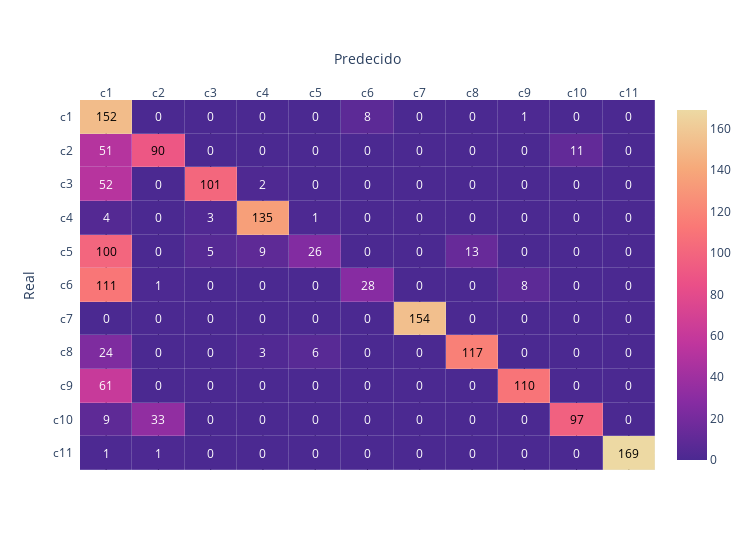

Here is the notebook cell this chart was saved with:
### Markdown cell above
<h6 style="color: black; background-color:#FF9933; padding: 5px; border-radius: 5px; width: 95%; font-size: 16px">
    Matriz de Confusión
</h6>

### Code cell
plot_multiclass_confusion_matrix(metricsPML2['matriz_confusion'])

### Figure 1 — Plotly figure (JSON) as saved in the notebook; plotly's stock layout.template omitted (floating-point values rounded to 4 significant figures)
{"data": [{"colorscale": [[0, "rgb(75, 41, 145)"], [0.1667, "rgb(135, 44, 162)"], [0.3333, "rgb(192, 54, 157)"], [0.5, "rgb(234, 79, 136)"], [0.6667, "rgb(250, 120, 118)"], [0.8333, "rgb(246, 169, 122)"], [1, "rgb(237, 217, 163)"]], "reversescale": false, "showscale": true, "type": "heatmap", "x": ["c1", "c2", "c3", "c4", "c5", "c6", "c7", "c8", "c9", "c10", "c11"], "xgap": 0.2, "y": ["c11", "c10", "c9", "c8", "c7", "c6", "c5", "c4", "c3", "c2", "c1"], "ygap": 0.2, "z": [[1, 1, 0, 0, 0, 0, 0, 0, 0, 0, 169], [9, 33, 0, 0, 0, 0, 0, 0, 0, 97, 0], [61, 0, 0, 0, 0, 0, 0, 0, 110, 0, 0], [24, 0, 0, 3, 6, 0, 0, 117, 0, 0, 0], [0, 0, 0, 0, 0, 0, 154, 0, 0, 0, 0], [111, 1, 0, 0, 0, 28, 0, 0, 8, 0, 0], [100, 0, 5, 9, 26, 0, 0, 13, 0, 0, 0], [4, 0, 3, 135, 1, 0, 0, 0, 0, 0, 0], [52, 0, 101, 2, 0, 0, 0, 0, 0, 0, 0], [51, 90, 0, 0, 0, 0, 0, 0, 0, 11, 0], [152, 0, 0, 0, 0, 8, 0, 0, 1, 0, 0]]}], "layout": {"annotations": [{"font": {"color": "#FFFFFF"}, "showarrow": false, "text": "1", "x": "c1", "xref": "x", "y": "c11", "yref": "y"}, {"font": {"color": "#FFFFFF"}, "showarrow": false, "text": "1", "x": "c2", "xref": "x", "y": "c11", "yref": "y"}, {"font": {"color": "#FFFFFF"}, "showarrow": false, "text": "0", "x": "c3", "xref": "x", "y": "c11", "yref": "y"}, {"font": {"color": "#FFFFFF"}, "showarrow": false, "text": "0", "x": "c4", "xref": "x", "y": "c11", "yref": "y"}, {"font": {"color": "#FFFFFF"}, "showarrow": false, "text": "0", "x": "c5", "xref": "x", "y": "c11", "yref": "y"}, {"font": {"color": "#FFFFFF"}, "showarrow": false, "text": "0", "x": "c6", "xref": "x", "y": "c11", "yref": "y"}, {"font": {"color": "#FFFFFF"}, "showarrow": false, "text": "0", "x": "c7", "xref": "x", "y": "c11", "yref": "y"}, {"font": {"color": "#FFFFFF"}, "showarrow": false, "text": "0", "x": "c8", "xref": "x", "y": "c11", "yref": "y"}, {"font": {"color": "#FFFFFF"}, "showarrow": false, "text": "0", "x": "c9", "xref": "x", "y": "c11", "yref": "y"}, {"font": {"color": "#FFFFFF"}, "showarrow": false, "text": "0", "x": "c10", "xref": "x", "y": "c11", "yref": "y"}, {"font": {"color": "#000000"}, "showarrow": false, "text": "169", "x": "c11", "xref": "x", "y": "c11", "yref": "y"}, {"font": {"color": "#FFFFFF"}, "showarrow": false, "text": "9", "x": "c1", "xref": "x", "y": "c10", "yref": "y"}, {"font": {"color": "#FFFFFF"}, "showarrow": false, "text": "33", "x": "c2", "xref": "x", "y": "c10", "yref": "y"}, {"font": {"color": "#FFFFFF"}, "showarrow": false, "text": "0", "x": "c3", "xref": "x", "y": "c10", "yref": "y"}, {"font": {"color": "#FFFFFF"}, "showarrow": false, "text": "0", "x": "c4", "xref": "x", "y": "c10", "yref": "y"}, {"font": {"color": "#FFFFFF"}, "showarrow": false, "text": "0", "x": "c5", "xref": "x", "y": "c10", "yref": "y"}, {"font": {"color": "#FFFFFF"}, "showarrow": false, "text": "0", "x": "c6", "xref": "x", "y": "c10", "yref": "y"}, {"font": {"color": "#FFFFFF"}, "showarrow": false, "text": "0", "x": "c7", "xref": "x", "y": "c10", "yref": "y"}, {"font": {"color": "#FFFFFF"}, "showarrow": false, "text": "0", "x": "c8", "xref": "x", "y": "c10", "yref": "y"}, {"font": {"color": "#FFFFFF"}, "showarrow": false, "text": "0", "x": "c9", "xref": "x", "y": "c10", "yref": "y"}, {"font": {"color": "#000000"}, "showarrow": false, "text": "97", "x": "c10", "xref": "x", "y": "c10", "yref": "y"}, {"font": {"color": "#FFFFFF"}, "showarrow": false, "text": "0", "x": "c11", "xref": "x", "y": "c10", "yref": "y"}, {"font": {"color": "#FFFFFF"}, "showarrow": false, "text": "61", "x": "c1", "xref": "x", "y": "c9", "yref": "y"}, {"font": {"color": "#FFFFFF"}, "showarrow": false, "text": "0", "x": "c2", "xref": "x", "y": "c9", "yref": "y"}, {"font": {"color": "#FFFFFF"}, "showarrow": false, "text": "0", "x": "c3", "xref": "x", "y": "c9", "yref": "y"}, {"font": {"color": "#FFFFFF"}, "showarrow": false, "text": "0", "x": "c4", "xref": "x", "y": "c9", "yref": "y"}, {"font": {"color": "#FFFFFF"}, "showarrow": false, "text": "0", "x": "c5", "xref": "x", "y": "c9", "yref": "y"}, {"font": {"color": "#FFFFFF"}, "showarrow": false, "text": "0", "x": "c6", "xref": "x", "y": "c9", "yref": "y"}, {"font": {"color": "#FFFFFF"}, "showarrow": false, "text": "0", "x": "c7", "xref": "x", "y": "c9", "yref": "y"}, {"font": {"color": "#FFFFFF"}, "showarrow": false, "text": "0", "x": "c8", "xref": "x", "y": "c9", "yref": "y"}, {"font": {"color": "#000000"}, "showarrow": false, "text": "110", "x": "c9", "xref": "x", "y": "c9", "yref": "y"}, {"font": {"color": "#FFFFFF"}, "showarrow": false, "text": "0", "x": "c10", "xref": "x", "y": "c9", "yref": "y"}, {"font": {"color": "#FFFFFF"}, "showarrow": false, "text": "0", "x": "c11", "xref": "x", "y": "c9", "yref": "y"}, {"font": {"color": "#FFFFFF"}, "showarrow": false, "text": "24", "x": "c1", "xref": "x", "y": "c8", "yref": "y"}, {"font": {"color": "#FFFFFF"}, "showarrow": false, "text": "0", "x": "c2", "xref": "x", "y": "c8", "yref": "y"}, {"font": {"color": "#FFFFFF"}, "showarrow": false, "text": "0", "x": "c3", "xref": "x", "y": "c8", "yref": "y"}, {"font": {"color": "#FFFFFF"}, "showarrow": false, "text": "3", "x": "c4", "xref": "x", "y": "c8", "yref": "y"}, {"font": {"color": "#FFFFFF"}, "showarrow": false, "text": "6", "x": "c5", "xref": "x", "y": "c8", "yref": "y"}, {"font": {"color": "#FFFFFF"}, "showarrow": false, "text": "0", "x": "c6", "xref": "x", "y": "c8", "yref": "y"}, {"font": {"color": "#FFFFFF"}, "showarrow": false, "text": "0", "x": "c7", "xref": "x", "y": "c8", "yref": "y"}, {"font": {"color": "#000000"}, "showarrow": false, "text": "117", "x": "c8", "xref": "x", "y": "c8", "yref": "y"}, {"font": {"color": "#FFFFFF"}, "showarrow": false, "text": "0", "x": "c9", "xref": "x", "y": "c8", "yref": "y"}, {"font": {"color": "#FFFFFF"}, "showarrow": false, "text": "0", "x": "c10", "xref": "x", "y": "c8", "yref": "y"}, {"font": {"color": "#FFFFFF"}, "showarrow": false, "text": "0", "x": "c11", "xref": "x", "y": "c8", "yref": "y"}, {"font": {"color": "#FFFFFF"}, "showarrow": false, "text": "0", "x": "c1", "xref": "x", "y": "c7", "yref": "y"}, {"font": {"color": "#FFFFFF"}, "showarrow": false, "text": "0", "x": "c2", "xref": "x", "y": "c7", "yref": "y"}, {"font": {"color": "#FFFFFF"}, "showarrow": false, "text": "0", "x": "c3", "xref": "x", "y": "c7", "yref": "y"}, {"font": {"color": "#FFFFFF"}, "showarrow": false, "text": "0", "x": "c4", "xref": "x", "y": "c7", "yref": "y"}, {"font": {"color": "#FFFFFF"}, "showarrow": false, "text": "0", "x": "c5", "xref": "x", "y": "c7", "yref": "y"}, {"font": {"color": "#FFFFFF"}, "showarrow": false, "text": "0", "x": "c6", "xref": "x", "y": "c7", "yref": "y"}, {"font": {"color": "#000000"}, "showarrow": false, "text": "154", "x": "c7", "xref": "x", "y": "c7", "yref": "y"}, {"font": {"color": "#FFFFFF"}, "showarrow": false, "text": "0", "x": "c8", "xref": "x", "y": "c7", "yref": "y"}, {"font": {"color": "#FFFFFF"}, "showarrow": false, "text": "0", "x": "c9", "xref": "x", "y": "c7", "yref": "y"}, {"font": {"color": "#FFFFFF"}, "showarrow": false, "text": "0", "x": "c10", "xref": "x", "y": "c7", "yref": "y"}, {"font": {"color": "#FFFFFF"}, "showarrow": false, "text": "0", "x": "c11", "xref": "x", "y": "c7", "yref": "y"}, {"font": {"color": "#000000"}, "showarrow": false, "text": "111", "x": "c1", "xref": "x", "y": "c6", "yref": "y"}, {"font": {"color": "#FFFFFF"}, "showarrow": false, "text": "1", "x": "c2", "xref": "x", "y": "c6", "yref": "y"}, {"font": {"color": "#FFFFFF"}, "showarrow": false, "text": "0", "x": "c3", "xref": "x", "y": "c6", "yref": "y"}, {"font": {"color": "#FFFFFF"}, "showarrow": false, "text": "0", "x": "c4", "xref": "x", "y": "c6", "yref": "y"}, {"font": {"color": "#FFFFFF"}, "showarrow": false, "text": "0", "x": "c5", "xref": "x", "y": "c6", "yref": "y"}, {"font": {"color": "#FFFFFF"}, "showarrow": false, "text": "28", "x": "c6", "xref": "x", "y": "c6", "yref": "y"}, {"font": {"color": "#FFFFFF"}, "showarrow": false, "text": "0", "x": "c7", "xref": "x", "y": "c6", "yref": "y"}, {"font": {"color": "#FFFFFF"}, "showarrow": false, "text": "0", "x": "c8", "xref": "x", "y": "c6", "yref": "y"}, {"font": {"color": "#FFFFFF"}, "showarrow": false, "text": "8", "x": "c9", "xref": "x", "y": "c6", "yref": "y"}, {"font": {"color": "#FFFFFF"}, "showarrow": false, "text": "0", "x": "c10", "xref": "x", "y": "c6", "yref": "y"}, {"font": {"color": "#FFFFFF"}, "showarrow": false, "text": "0", "x": "c11", "xref": "x", "y": "c6", "yref": "y"}, {"font": {"color": "#000000"}, "showarrow": false, "text": "100", "x": "c1", "xref": "x", "y": "c5", "yref": "y"}, {"font": {"color": "#FFFFFF"}, "showarrow": false, "text": "0", "x": "c2", "xref": "x", "y": "c5", "yref": "y"}, {"font": {"color": "#FFFFFF"}, "showarrow": false, "text": "5", "x": "c3", "xref": "x", "y": "c5", "yref": "y"}, {"font": {"color": "#FFFFFF"}, "showarrow": false, "text": "9", "x": "c4", "xref": "x", "y": "c5", "yref": "y"}, {"font": {"color": "#FFFFFF"}, "showarrow": false, "text": "26", "x": "c5", "xref": "x", "y": "c5", "yref": "y"}, {"font": {"color": "#FFFFFF"}, "showarrow": false, "text": "0", "x": "c6", "xref": "x", "y": "c5", "yref": "y"}, {"font": {"color": "#FFFFFF"}, "showarrow": false, "text": "0", "x": "c7", "xref": "x", "y": "c5", "yref": "y"}, {"font": {"color": "#FFFFFF"}, "showarrow": false, "text": "13", "x": "c8", "xref": "x", "y": "c5", "yref": "y"}, {"font": {"color": "#FFFFFF"}, "showarrow": false, "text": "0", "x": "c9", "xref": "x", "y": "c5", "yref": "y"}, {"font": {"color": "#FFFFFF"}, "showarrow": false, "text": "0", "x": "c10", "xref": "x", "y": "c5", "yref": "y"}, {"font": {"color": "#FFFFFF"}, "showarrow": false, "text": "0", "x": "c11", "xref": "x", "y": "c5", "yref": "y"}, {"font": {"color": "#FFFFFF"}, "showarrow": false, "text": "4", "x": "c1", "xref": "x", "y": "c4", "yref": "y"}, {"font": {"color": "#FFFFFF"}, "showarrow": false, "text": "0", "x": "c2", "xref": "x", "y": "c4", "yref": "y"}, {"font": {"color": "#FFFFFF"}, "showarrow": false, "text": "3", "x": "c3", "xref": "x", "y": "c4", "yref": "y"}, {"font": {"color": "#000000"}, "showarrow": false, "text": "135", "x": "c4", "xref": "x", "y": "c4", "yref": "y"}, {"font": {"color": "#FFFFFF"}, "showarrow": false, "text": "1", "x": "c5", "xref": "x", "y": "c4", "yref": "y"}, {"font": {"color": "#FFFFFF"}, "showarrow": false, "text": "0", "x": "c6", "xref": "x", "y": "c4", "yref": "y"}, {"font": {"color": "#FFFFFF"}, "showarrow": false, "text": "0", "x": "c7", "xref": "x", "y": "c4", "yref": "y"}, {"font": {"color": "#FFFFFF"}, "showarrow": false, "text": "0", "x": "c8", "xref": "x", "y": "c4", "yref": "y"}, {"font": {"color": "#FFFFFF"}, "showarrow": false, "text": "0", "x": "c9", "xref": "x", "y": "c4", "yref": "y"}, {"font": {"color": "#FFFFFF"}, "showarrow": false, "text": "0", "x": "c10", "xref": "x", "y": "c4", "yref": "y"}, {"font": {"color": "#FFFFFF"}, "showarrow": false, "text": "0", "x": "c11", "xref": "x", "y": "c4", "yref": "y"}, {"font": {"color": "#FFFFFF"}, "showarrow": false, "text": "52", "x": "c1", "xref": "x", "y": "c3", "yref": "y"}, {"font": {"color": "#FFFFFF"}, "showarrow": false, "text": "0", "x": "c2", "xref": "x", "y": "c3", "yref": "y"}, {"font": {"color": "#000000"}, "showarrow": false, "text": "101", "x": "c3", "xref": "x", "y": "c3", "yref": "y"}, {"font": {"color": "#FFFFFF"}, "showarrow": false, "text": "2", "x": "c4", "xref": "x", "y": "c3", "yref": "y"}, {"font": {"color": "#FFFFFF"}, "showarrow": false, "text": "0", "x": "c5", "xref": "x", "y": "c3", "yref": "y"}, {"font": {"color": "#FFFFFF"}, "showarrow": false, "text": "0", "x": "c6", "xref": "x", "y": "c3", "yref": "y"}, {"font": {"color": "#FFFFFF"}, "showarrow": false, "text": "0", "x": "c7", "xref": "x", "y": "c3", "yref": "y"}, {"font": {"color": "#FFFFFF"}, "showarrow": false, "text": "0", "x": "c8", "xref": "x", "y": "c3", "yref": "y"}, {"font": {"color": "#FFFFFF"}, "showarrow": false, "text": "0", "x": "c9", "xref": "x", "y": "c3", "yref": "y"}, {"font": {"color": "#FFFFFF"}, "showarrow": false, "text": "0", "x": "c10", "xref": "x", "y": "c3", "yref": "y"}, {"font": {"color": "#FFFFFF"}, "showarrow": false, "text": "0", "x": "c11", "xref": "x", "y": "c3", "yref": "y"}, {"font": {"color": "#FFFFFF"}, "showarrow": false, "text": "51", "x": "c1", "xref": "x", "y": "c2", "yref": "y"}, {"font": {"color": "#000000"}, "showarrow": false, "text": "90", "x": "c2", "xref": "x", "y": "c2", "yref": "y"}, {"font": {"color": "#FFFFFF"}, "showarrow": false, "text": "0", "x": "c3", "xref": "x", "y": "c2", "yref": "y"}, {"font": {"color": "#FFFFFF"}, "showarrow": false, "text": "0", "x": "c4", "xref": "x", "y": "c2", "yref": "y"}, {"font": {"color": "#FFFFFF"}, "showarrow": false, "text": "0", "x": "c5", "xref": "x", "y": "c2", "yref": "y"}, {"font": {"color": "#FFFFFF"}, "showarrow": false, "text": "0", "x": "c6", "xref": "x", "y": "c2", "yref": "y"}, {"font": {"color": "#FFFFFF"}, "showarrow": false, "text": "0", "x": "c7", "xref": "x", "y": "c2", "yref": "y"}, {"font": {"color": "#FFFFFF"}, "showarrow": false, "text": "0", "x": "c8", "xref": "x", "y": "c2", "yref": "y"}, {"font": {"color": "#FFFFFF"}, "showarrow": false, "text": "0", "x": "c9", "xref": "x", "y": "c2", "yref": "y"}, {"font": {"color": "#FFFFFF"}, "showarrow": false, "text": "11", "x": "c10", "xref": "x", "y": "c2", "yref": "y"}, {"font": {"color": "#FFFFFF"}, "showarrow": false, "text": "0", "x": "c11", "xref": "x", "y": "c2", "yref": "y"}, {"font": {"color": "#000000"}, "showarrow": false, "text": "152", "x": "c1", "xref": "x", "y": "c1", "yref": "y"}, {"font": {"color": "#FFFFFF"}, "showarrow": false, "text": "0", "x": "c2", "xref": "x", "y": "c1", "yref": "y"}, {"font": {"color": "#FFFFFF"}, "showarrow": false, "text": "0", "x": "c3", "xref": "x", "y": "c1", "yref": "y"}, {"font": {"color": "#FFFFFF"}, "showarrow": false, "text": "0", "x": "c4", "xref": "x", "y": "c1", "yref": "y"}, {"font": {"color": "#FFFFFF"}, "showarrow": false, "text": "0", "x": "c5", "xref": "x", "y": "c1", "yref": "y"}, {"font": {"color": "#FFFFFF"}, "showarrow": false, "text": "8", "x": "c6", "xref": "x", "y": "c1", "yref": "y"}, {"font": {"color": "#FFFFFF"}, "showarrow": false, "text": "0", "x": "c7", "xref": "x", "y": "c1", "yref": "y"}, {"font": {"color": "#FFFFFF"}, "showarrow": false, "text": "0", "x": "c8", "xref": "x", "y": "c1", "yref": "y"}, {"font": {"color": "#FFFFFF"}, "showarrow": false, "text": "1", "x": "c9", "xref": "x", "y": "c1", "yref": "y"}, {"font": {"color": "#FFFFFF"}, "showarrow": false, "text": "0", "x": "c10", "xref": "x", "y": "c1", "yref": "y"}, {"font": {"color": "#FFFFFF"}, "showarrow": false, "text": "0", "x": "c11", "xref": "x", "y": "c1", "yref": "y"}], "height": 550, "width": 750, "xaxis": {"autorange": true, "dtick": 1, "gridcolor": "rgb(0, 0, 0)", "range": [-0.5, 10.5], "side": "top", "ticks": "", "title": {"text": "Predecido"}, "type": "category"}, "yaxis": {"autorange": true, "dtick": 1, "range": [-0.5, 10.5], "ticks": "", "ticksuffix": "  ", "title": {"text": "Real"}, "type": "category"}}}
